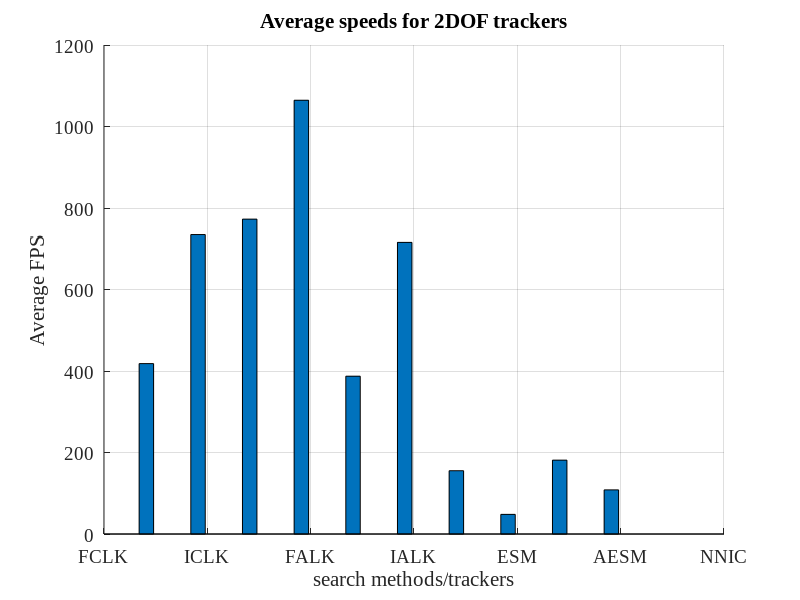

Recreate this plot in MATLAB.
clear all;
speed_ids=1:10;
speeds=[418.1630953, 734.8676074, 772.703762, 1064.440648, 387.2504594, 715.6162672, 155.2997269, 48.17332743, 181.2496618, 108.3014714]';
speeds=horzcat(speeds, zeros(10, 1));
set(0,'DefaultAxesFontName', 'Times New Roman');
set(0,'DefaultAxesFontSize', 14);
figure, hold on, grid on, title('Average speeds for 2DOF trackers');
bar(speed_ids, speeds);
ax = gca;
set(ax,'XTickLabel',{'FCLK', 'ICLK', 'FALK', 'IALK', 'ESM', 'AESM', 'NNIC', 'TLD', 'KCF', 'DSST'})
xlabel('search methods/trackers');
ylabel('Average FPS');